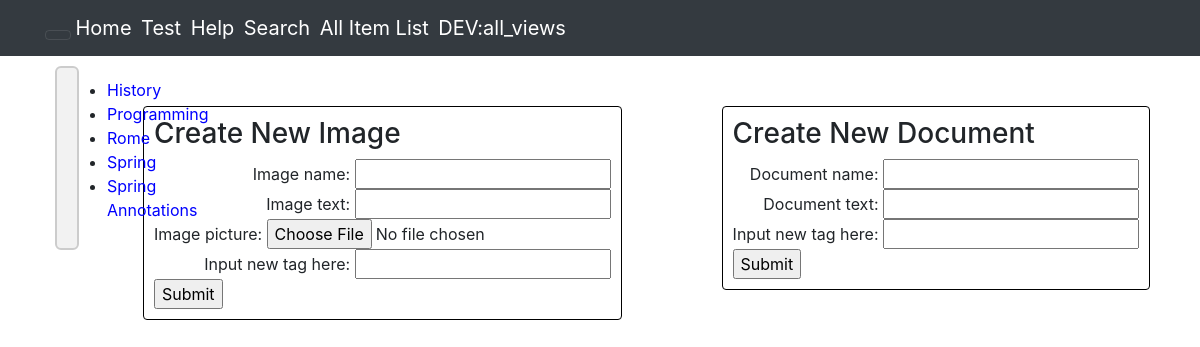
The app's page /notesfromxml/, older data.
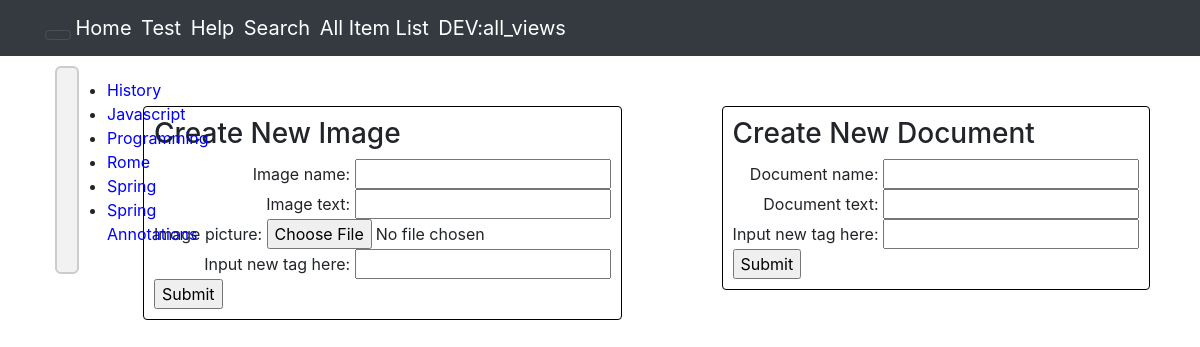
The same page, newer data.
### notesfromxml/models.py (models this page shows, shortened)
class Tag(models.Model):
    tag_name = models.TextField()

### notesfromxml/views.py (the view)
# urls.py: path('', views.index, name='index'),
def index(request):
    portal_tags = Tag.objects.filter(
        Q(tag_name='History')
        | Q(tag_name='Rome')
        | Q(tag_name='Programming')
        | Q(tag_name='Javascript')
        | Q(tag_name='Spring')
        | Q(tag_name='Spring Annotations')).order_by('tag_name')
    return render(request, 'notesfromxml/index.html',
                  {'tags': portal_tags,
                   'create_document_form': CreateDocumentForm(),
                   'create_image_form': CreateImageForm()})

### notesfromxml/forms.py
class CreateDocumentForm(forms.Form):
    document_name = forms.CharField(label='Document name:')
    document_text = forms.CharField(label='Document text:')
    new_tag = forms.CharField(label='Input new tag here:')
    class Meta:
        fields = ['document_name', 'document_text', 'new_tag']

class CreateImageForm(forms.Form):
    image_name = forms.CharField(label='Image name:')
    image_text = forms.CharField(label='Image text:', required=False)
    image_picture = forms.FileField(label='Image picture:')
    new_tag = forms.CharField(label='Input new tag here:')
    class Meta:
        model = Image
        fields = ['image_name', 'image_text', 'image_picture', 'new_tag']

### notesfromxml/templatetags/app_filters.py (called while the page is built)
@register.filter(name='add_class')
def add_class(value, arg):
    return value.as_widget(attrs={'class': arg})

### notesfromxml/templates/notesfromxml/index.html (shortened to what this page needs)
{% extends 'notesfromxml/base.html' %}
{% load static %}
{% load app_filters %}
{% block nav-style %}mkt-nav{% endblock nav-style %}
{% block head_css_page %}
    <link href="{% static 'notesfromxml/css/index.css' %}" rel="stylesheet" media="screen">
{% endblock head_css_page %}
{% block content %}
    <div>
        {% include "notesfromxml/snippets/create-doc.html" %}
        {% include "notesfromxml/snippets/create-image.html" %}
    </div>
    <div class="container">
        <div class="row">
            <div id="div-container-all-tags" class="col-md-4 index-col-container">
                {% if tags %}
                    <ul>
                        {% for tag in tags %}
                            <li><a href="{% url 'notesfromxml:display_portal' tag.tag_name %}">{{ tag.tag_name }}</a></li>
                        {% endfor %}
                    </ul>
                {% endif %}
            </div>
        </div>
    </div>
{% endblock content %}

Row changes from the older to the newer data that the page shows:
added Tag: tag_name "Javascript"
